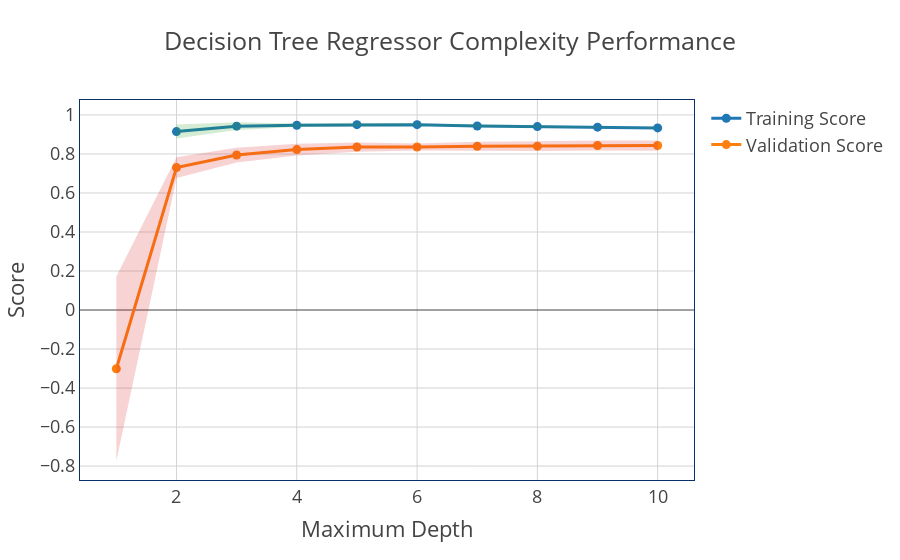

This figure's notebook cell:
### Code cell
fig=go.Figure()
templatep='presentation'          
fig.add_trace(go.Scatter(x=max_depth, y=train_mean, mode='lines+markers', showlegend=True,
                                name=('Training Score')))
fig.add_trace(go.Scatter(x=max_depth, y=test_mean, mode='lines+markers', showlegend=True,
                                name=('Validation Score')))
    
fig.add_trace(go.Scatter(x=list(max_depth)+list(max_depth_rev), y=list(train_upper)+list(train_lower), showlegend=False, fill='toself',mode='none',
                                 name=('Training Score'), opacity=0.4))
fig.add_trace(go.Scatter(x=list(max_depth)+list(max_depth_rev), y=list(test_upper)+list(test_lower), showlegend=False,fill='toself',mode='none',
                                 name=('Validation Score'), opacity=0.4))
    
    
fig.update_xaxes(showline=True, linewidth=1, linecolor='rgb(8,48,107)', mirror=True, showgrid=True, gridwidth=1, gridcolor='Lightgrey',
                         showspikes=True, spikecolor="green", spikesnap="cursor", spikemode="across")
fig.update_yaxes(title_text='Score', showline=True, linewidth=1, linecolor='rgb(8,48,107)', mirror=True,showgrid=True, gridwidth=1, gridcolor='Lightgrey',
                 showspikes=True, spikecolor="green", spikesnap="cursor", spikemode="across")
fig.update_layout(title_text='Decision Tree Regressor Complexity Performance', showlegend=True, template=templatep,
                                   xaxis_title='Maximum Depth')

            
            
fig.show()

### Figure 1 — Plotly figure (JSON) as saved in the notebook; plotly's stock layout.template omitted (floating-point values rounded to 4 significant figures)
{"data": [{"mode": "lines+markers", "name": "Training Score", "showlegend": true, "type": "scatter", "x": [1, 2, 3, 4, 5, 6, 7, 8, 9, 10], "y": [null, 0.9148, 0.9427, 0.9474, 0.9504, 0.9504, 0.9436, 0.9402, 0.9373, 0.9334]}, {"mode": "lines+markers", "name": "Validation Score", "showlegend": true, "type": "scatter", "x": [1, 2, 3, 4, 5, 6, 7, 8, 9, 10], "y": [-0.3013, 0.7302, 0.7947, 0.8223, 0.8355, 0.8355, 0.8398, 0.84, 0.8431, 0.8433]}, {"fill": "toself", "mode": "none", "name": "Training Score", "opacity": 0.4, "showlegend": false, "type": "scatter", "x": [1, 2, 3, 4, 5, 6, 7, 8, 9, 10, 10, 9, 8, 7, 6, 5, 4, 3, 2, 1], "y": [null, 0.9505, 0.9625, 0.9568, 0.9596, 0.9563, 0.9504, 0.9472, 0.9413, 0.9381, 0.9288, 0.9333, 0.9332, 0.9367, 0.9445, 0.9413, 0.9379, 0.9228, 0.8791, null]}, {"fill": "toself", "mode": "none", "name": "Validation Score", "opacity": 0.4, "showlegend": false, "type": "scatter", "x": [1, 2, 3, 4, 5, 6, 7, 8, 9, 10, 10, 9, 8, 7, 6, 5, 4, 3, 2, 1], "y": [0.1714, 0.7832, 0.8325, 0.8526, 0.8594, 0.8536, 0.8627, 0.8651, 0.8684, 0.8697, 0.8169, 0.8179, 0.8149, 0.8169, 0.8173, 0.8117, 0.792, 0.7568, 0.6772, -0.7739]}], "layout": {"showlegend": true, "title": {"text": "Decision Tree Regressor Complexity Performance"}, "xaxis": {"gridcolor": "Lightgrey", "gridwidth": 1, "linecolor": "rgb(8,48,107)", "linewidth": 1, "mirror": true, "showgrid": true, "showline": true, "showspikes": true, "spikecolor": "green", "spikemode": "across", "spikesnap": "cursor", "title": {"text": "Maximum Depth"}}, "yaxis": {"gridcolor": "Lightgrey", "gridwidth": 1, "linecolor": "rgb(8,48,107)", "linewidth": 1, "mirror": true, "showgrid": true, "showline": true, "showspikes": true, "spikecolor": "green", "spikemode": "across", "spikesnap": "cursor", "title": {"text": "Score"}}}}
